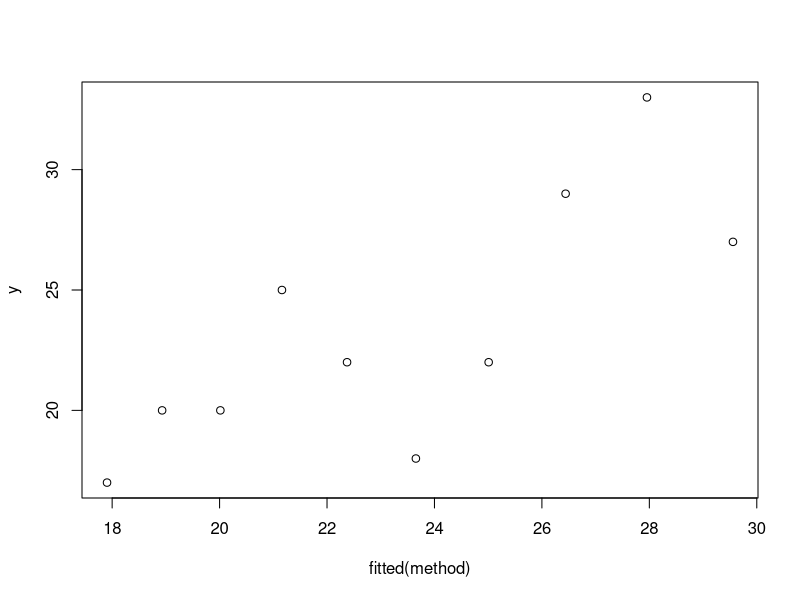

Source code (R):
## ---- chunk 1
z = 0.06773/0.02806
2*pnorm(z,lower.tail = F)
## ---- chunk 2
x=1:10/10
mu = exp(3+0.2*x)
y = rpois(10, mu)
z = as.data.frame(cbind(y,x))
method = glm(formula = y~x, data = z, family = 'poisson')
fitted(method)
summary(method)
confint(method)
plot(fitted(method), y)
## ---- chunk 3
set.seed(1)
intcover = 0
xcover=0

for (i in 1:100){
  N=10
  x=1:N/N
  mu = exp(3+0.2*x)
  y=rpois(N,mu)
  model = glm(y~x,family = 'poisson')
  CI = confint(model,level = 0.95)
  intcover = intcover +(CI[1,1]<3 &CI[1,2]>3)
  xcover = xcover+(CI[2,1]<0.2 & CI[2,2]>0.2)
}
intcover
xcover

## ---- chunk 4
set.seed(1)
intcover = 0
xcover=0

for (i in 1:100){
  N=1000
  x=1:N/N
  mu = exp(3+0.2*x)
  y=rpois(N,mu)
  model = glm(y~x,family = 'poisson')
  CI = confint(model,level = 0.95)
  intcover = intcover +(CI[1,1]<3 &CI[1,2]>3)
  xcover = xcover+(CI[2,1]<0.2 & CI[2,2]>0.2)
}
intcover
xcover

